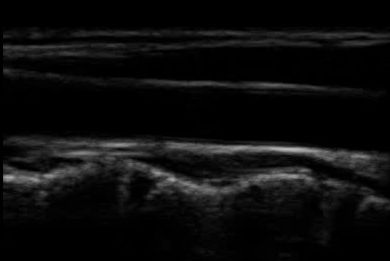
#> input picture input-image.jpg, 390 x 261 px
$ jupyter execute 'Segmentation Iterative Test.ipynb'   (older library calls are emulated)
#> lines starting #> are read from the running program, lines starting #| are printed output that depends on the picture; after the words box and inside, x2 and y2 are one past the last pixel; in counts of white or black regions, pixels touching at a corner belong together
[cell 1]
import cv2
import numpy as np
import matplotlib.pyplot as plt

[cell 2]
# load the image and convert it to grayscale
path = input("ImagePath: ") or "/Users/rahulr/Downloads/us_images/09-49-17_1.jpg"
#> the answer given: input-image.jpg
image = cv2.imread(path)
#> image is the input picture: shape (261, 390, 3); min 0, max 188, mean 12.8
gray = cv2.cvtColor(image, cv2.COLOR_BGR2GRAY)

[cell 3]
threshold = int(input("Threshold Value:") or 60)
#> the answer given: 100

### Original Image

[cell 4]
plt.imshow(image)
plt.show()

### Gray Image

[cell 5]
gray = cv2.cvtColor(image, cv2.COLOR_BGR2GRAY)
plt.imshow(gray)
plt.show()

### HSV IMAGE

[cell 6]
# converting BGR to HSV
hsv = cv2.cvtColor(image, cv2.COLOR_BGR2HSV)
#> hsv: shape (261, 390, 3); mean H, S, V 0, 0, 12.8
plt.imshow(hsv)
plt.show()

[cell 7]
# define range of red color in HSV
lower_red = np.array([30,150,50])
upper_red = np.array([255,255,180])

# create a red HSV colour boundary and
# threshold HSV image
mask = cv2.inRange(hsv, lower_red, upper_red)
#> mask: shape (261, 390); every value is 0

# Bitwise-AND mask and original image
res = cv2.bitwise_and(image,image, mask= mask)
#> res: shape (261, 390, 3); every value is 0

plt.imshow(res)
plt.show()

[cell 8]
# finds edges in the input image image and
# marks them in the output map edges
edges = cv2.Canny(image,50,255)
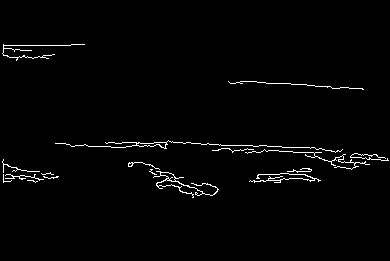
#> edges: shape (261, 390); 1.7% white in thin lines or dots, all inside (x1, y1, x2, y2) = (2, 44, 389, 198)
plt.imshow(edges)
plt.show()
image.shape
#> Out = (261, 390, 3)

[cell 9]
dst = cv2.addWeighted(gray,0.7,edges,0.3,0)
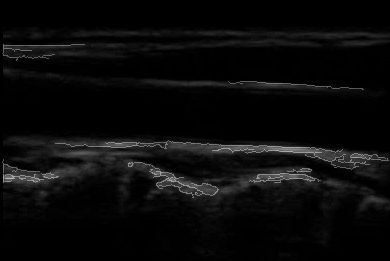
#> dst: shape (261, 390); min 0, max 183, mean 10.3
plt.imshow(dst)
plt.show()
# cv2.imshow("Out",dst)
test_image = edges

[cell 10]
# [11 lines of commented-out code are left out]

[cell 11]
#find contours in the edged image, keep only the largest
# ones, and initialize our screen contour
# use RETR_EXTERNAL since we know the largest (external) contour will be the card edge.
_, cnts, _ = cv2.findContours(edges.copy(), cv2.RETR_EXTERNAL, cv2.CHAIN_APPROX_SIMPLE)
#> cnts = 17 contours, 14 with area under 20; largest, box (x1, y1, x2, y2) and area: (153, 171, 219, 198) 114, (55, 140, 343, 153) 97, (249, 173, 321, 183) 21
cnts = sorted(cnts, key = cv2.contourArea, reverse = True)[:1]
#> cnts = 1 contour; box (x1, y1, x2, y2) and area: (153, 171, 219, 198) 114
screenCnt = None

# loop over our contours
for c in cnts:
    # approximate the contour
    peri = cv2.arcLength(c, True)
    approx = cv2.approxPolyDP(c, 0.3 * peri, True)

    cv2.drawContours(image, [cnts[0]], -1, (0, 255, 0), 2)

    # if our approximated contour has four points, then
    # we can assume that we have found our card
    if len(approx) == 4:
        screenCnt = approx;
    break
#> this loop made 1 pass
#> (peri, approx) on pass 1: (414.7, [[153, 177]])
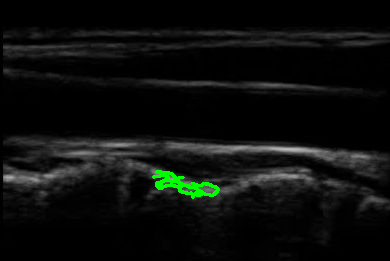
#> image: shape (261, 390, 3); 0.73% of pixels changed, all inside (x1, y1, x2, y2) = (152, 170, 220, 199)

plt.imshow(image)
plt.show()

[cell 12]
test_image[0].size
#> Out = 390

[cell 13]
new_edges = cv2.Canny(image,100,200)
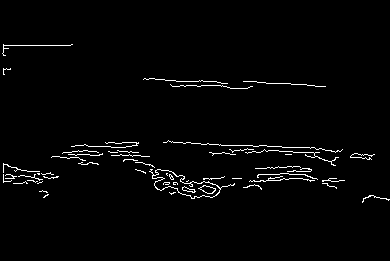
#> new_edges: shape (261, 390); 2.1% white in thin lines or dots, all inside (x1, y1, x2, y2) = (2, 44, 390, 203)
plt.imshow(new_edges)
plt.show()
